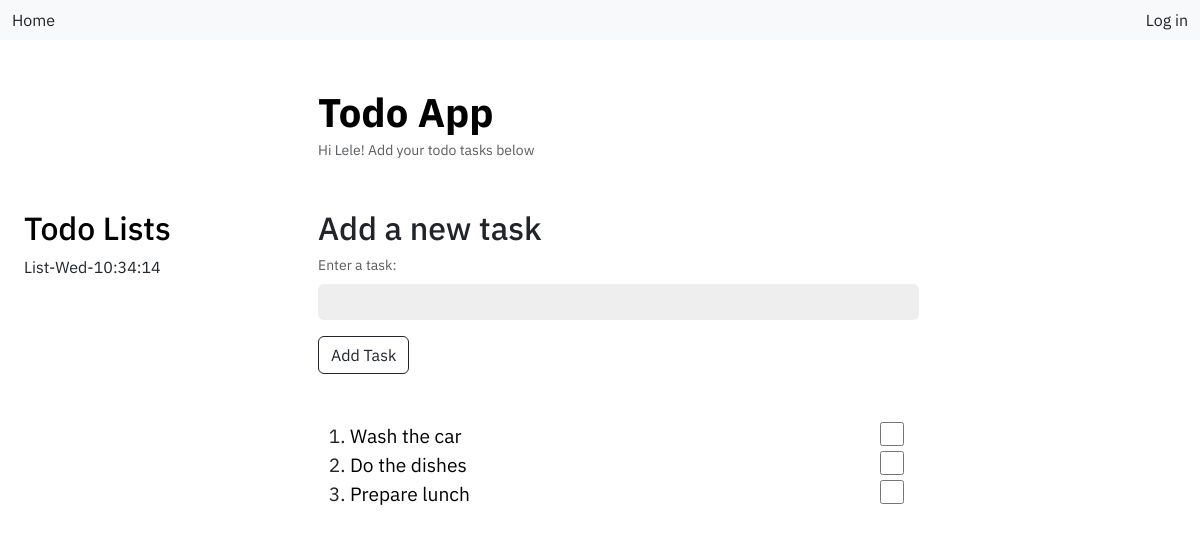
Page /list/6 (signed in) on the committed database.
### main.py (models this page shows)
class User(db.Model, UserMixin):
    id: Mapped[int] = mapped_column(primary_key=True)
    email: Mapped[str] = mapped_column(unique=True)
    username: Mapped[str] = mapped_column(unique=True)
    password: Mapped[str]
    user_list: Mapped[str] = relationship("TodoList", back_populates="list_user")

class TodoList(db.Model):
    id: Mapped[int] = mapped_column(primary_key=True)
    list: Mapped[str] = mapped_column(unique=True)
    todo_tasks: Mapped[str] = relationship("TodoTask", back_populates="todolist")
    list_user: Mapped[str] = relationship("User", back_populates="user_list")
    list_user_id: Mapped[str] = mapped_column(ForeignKey("user.id"))

class TodoTask(db.Model):
    id: Mapped[int] = mapped_column(primary_key=True)
    task: Mapped[str]
    todolist: Mapped[str] = relationship("TodoList", back_populates="todo_tasks")
    todolist_id: Mapped[str] = mapped_column(ForeignKey("todo_list.id"))

### main.py (the view, shortened to what this page needs)
@app.route('/list/<list_id>', methods=["GET", "POST"])
def list_page(list_id):
    form = TaskForm()
    todo_list = db.session.execute(db.select(TodoList).where(TodoList.id == list_id)).scalar()
    todo_tasks = db.session.query(TodoTask).filter_by(todolist_id=list_id)
    task_data = form.new_task.data
    return render_template('list.html', form=form, todo_list=todo_list, todo_tasks=todo_tasks)

### main.py
class TaskForm(FlaskForm):
    new_task = StringField(label="Enter a task:", validators=[input_required()], render_kw={"placeholder": "", "class": "form-control mb-3"})
    submit = SubmitField(label="Add Task", render_kw={"class": "btn btn-outline-dark"})

### main.py (called while the page is built)
@login_manager.user_loader
def load_user(user_id):
    return db.session.execute(db.select(User).where(User.id == user_id)).scalar()

    def __call__(self, environ, start_response):
        method = environ.get('HTTP_X_HTTP_METHOD_OVERRIDE', '').upper()
        if method in self.allowed_methods:
            environ['REQUEST_METHOD'] = method
        if method in self.bodyless_methods:
            environ['CONTENT_LENGTH'] = '0'
        return self.app(environ, start_response)

### templates/list.html (shortened to what this page needs)
<!doctype html>
<html lang="en">
  <head>
    <link href="https://cdn.jsdelivr.net/npm/bootstrap@5.3.3/dist/css/bootstrap.min.css" rel="stylesheet">
    <link rel="stylesheet" href="{{ url_for('static', filename='css/style.css') }}">
  </head>
  <body>
    <nav class="navbar navbar-expand-lg bg-body-tertiary">
      <div class="container-fluid">
        <a class="nav-link active" aria-current="page" href="{{ url_for('index') }}">Home</a>
        <div class="ms-auto">
        {% if not logged_in: %}
        <a class="nav-link active" aria-current="page" href="{{ url_for('login') }}">Log in</a>
        {% else: %}
        <a class="nav-link active" aria-current="page" href="{{ url_for('logout') }}">Log out</a>
        {% endif %}
        </div>
      </div>
    </nav>
    <div class="container-fluid">
      <div class="container-fluid">
        <div class="row">
          <div class="col">
          </div>
            <div class="col-9">
              <a href="{{ url_for('index') }}" class="index-lists"><h1 class="todoapp">Todo App</h1></a>
              <div class="welcome-msg">Hi {{ current_user.username }}! Add your todo tasks below</div>
            </div>
        </div>
        <div class="row">
          <div class="col">
            <a href="{{ url_for('index') }}" class="index-lists"><h2>Todo Lists</h2></a>
              <p>{{ todo_list.list }}</p>
          </div>
          <div class="col-9">
            <h2>Add a new task</h2>
            <form method="POST">
              <div class="form-text">{{ form.new_task.label }}</div>
              {{ form.new_task }}
              {{ form.submit }}
            </form>
            <br>
            <br>
            <div class="tasklist-div">
              <ol class="itemList">
                {% for task in todo_tasks %}
                <li class="link-item task-link">
                  <a id="{{ task.id }}" href="#" class="main-link taskText">{{ task.task }}</a>
                  <div class="done-div">
                    <input id="checkbox{{ task.id }}" class="check" type="checkbox" name="done">
                  </div>
                </li>
                {% endfor %}
              </ol>
           </div>
          </div>
        </div>
      </div>
    </div>
  </body>
</html>

### static/css/style.css (style rules this page uses)
body { font-family: "IBM Plex Sans", sans-serif; }
h1 { font-weight: 700; }
.todoapp { margin: 3rem 0 0 0; }
.welcome-msg { margin-bottom: 3rem; margin-top: .25rem; font-size: .875em; color: var(--bs-secondary-color); }
.form-control { width: 70%; background-color: #EEEEEE; border: None; }
.form-text { margin-bottom: 0.5rem; }
.index-lists { text-decoration: None; color: black; }
.main-link { text-decoration: None; color: black; }
.done-div { display: inline; }
.check { width: 1.5rem; height: 1.5rem; float: right; margin-right: 17rem; accent-color: green; }
.link-item { font-size: 1rem; }
.task-link { font-size: 1.2rem; }

### rows in the picture
User: username "Lele"
TodoList: list "List-Wed-10:34:14"
TodoTask: task "Wash the car"
TodoTask: task "Do the dishes"
TodoTask: task "Prepare lunch"
